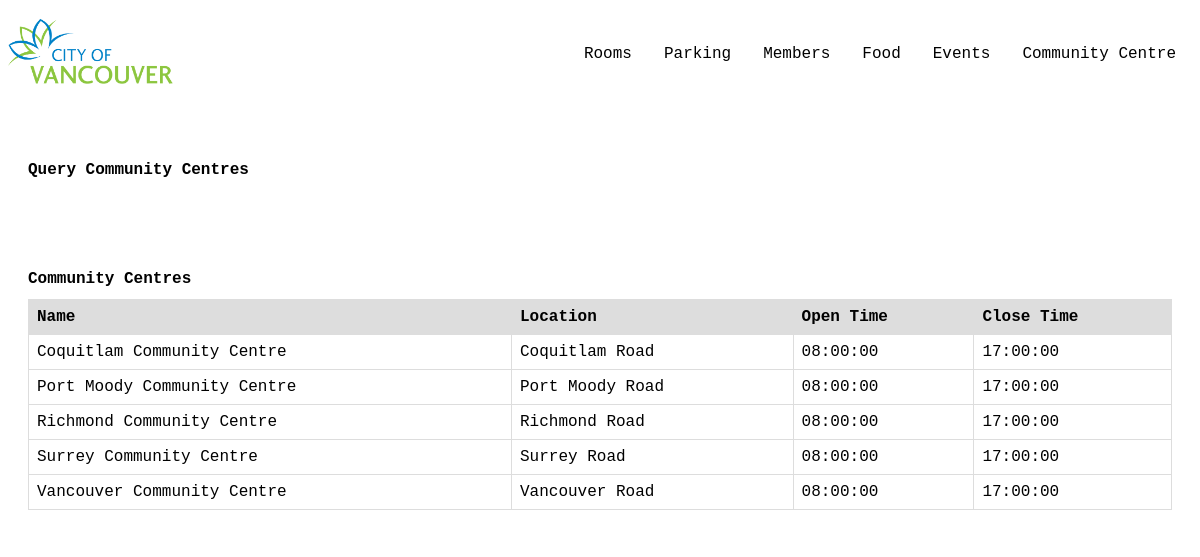
The page / on the database its author committed.
### tables this page shows
CREATE TABLE Community_Centre(
Name CHAR(50),
Location CHAR(50),
Open_Time Time,
Close_Time Time,
PRIMARY KEY(Name)
);

### index.php (the view, shortened to what this page needs)
<html>
<head>
<link rel="stylesheet" href="css/style.css">
</head>
<ul>
    <li style="float:left"><img src="img/logo.png" alt="logo" width="165" height="87"></li>
    <li><a href="index.php">Community Centre</a></li>
    <li><a href="events.php">Events</a></li>
    <li><a href="food.php">Food</a></li>
    <li><a href="members.php">Members</a></li>
    <li><a href="parking.php">Parking</a></li>
    <li><a href="rooms.php">Rooms</a></li>
</ul>
<div style="padding:20px;margin-top:30px;background-color:#ffffff;">
    <h1>Query Community Centres</h1>
</div>
<div style="padding:20px;margin-top:30px;background-color:#ffffff;">
    <h1>Community Centres</h1>
    <?php
        $servername = "localhost";
        $username = "root";
        $password = "root";
        $dbname = "community-centre";
        $conn = new mysqli($servername, $username, $password, $dbname);
        $sql = "SELECT Name, Location, Open_Time, Close_Time FROM Community_Centre";
        $result = $conn->query($sql);
        if ($result->num_rows > 0) {
            echo "<table> <tr>
                    <th> Name </th>
                    <th> Location </th>
                    <th> Open Time </th>
                    <th> Close Time </th>
                    </tr>";
            while($row = $result->fetch_assoc()) {
                echo "<tr>";
                echo "<td>". $row["Name"]. "</td>". "<td>". $row["Location"]. "</td>". "<td>". $row["Open_Time"]. "</td>" . "<td>". $row["Close_Time"]. "</td>";
                echo "</tr>";
            }
            echo "</table>";
        } else {
            echo "0 results";
        }
    ?>
</div>
</html>

### css/style.css (style rules this page uses)
html * { font-size: 1em !important; color: rgb(0, 0, 0) !important; font-family: "Lucida Console", "Courier New", monospace; }
ul { list-style-type: none; margin: 0; padding: 0; overflow: hidden; background-color: white; }
li { float: right; }
li a { display: block; color: white; text-align: center; padding: 37px 16px; text-decoration: none; }
table { border-collapse: collapse; width: 100%; }
td, th { border: 1px solid #dddddd; text-align: left; padding: 8px; }
tr:first-child { background-color: #dddddd; }

### rows shown on the page
community_centre: Name "Coquitlam Community Centre", Location "Coquitlam Road", Open_Time "08:00:00", Close_Time "17:00:00"
community_centre: Name "Port Moody Community Centre", Location "Port Moody Road", Open_Time "08:00:00", Close_Time "17:00:00"
community_centre: Name "Richmond Community Centre", Location "Richmond Road", Open_Time "08:00:00", Close_Time "17:00:00"
community_centre: Name "Surrey Community Centre", Location "Surrey Road", Open_Time "08:00:00", Close_Time "17:00:00"
community_centre: Name "Vancouver Community Centre", Location "Vancouver Road", Open_Time "08:00:00", Close_Time "17:00:00"
